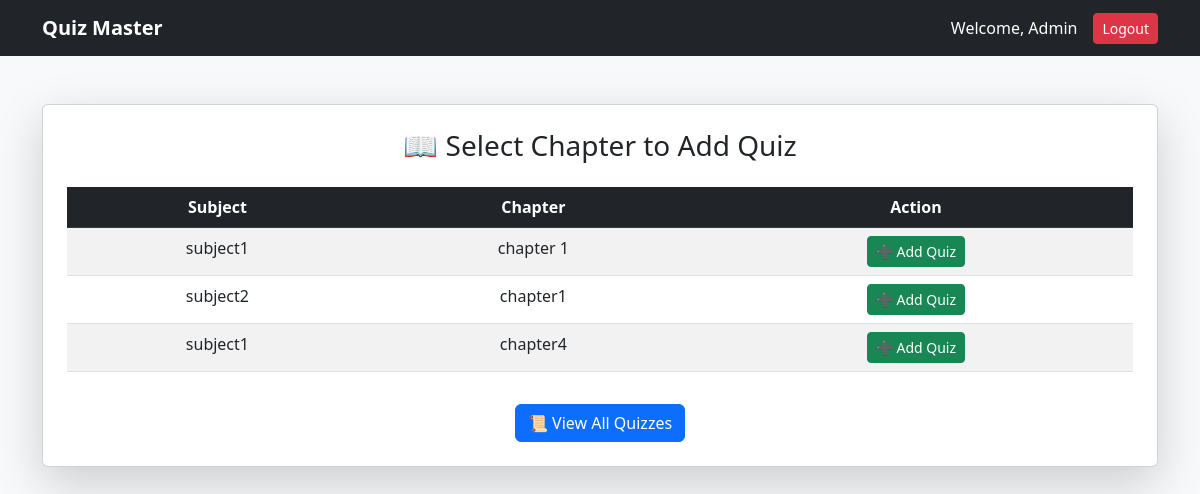
The app's page /admin/quizzes/select_chapter (signed in), older data.
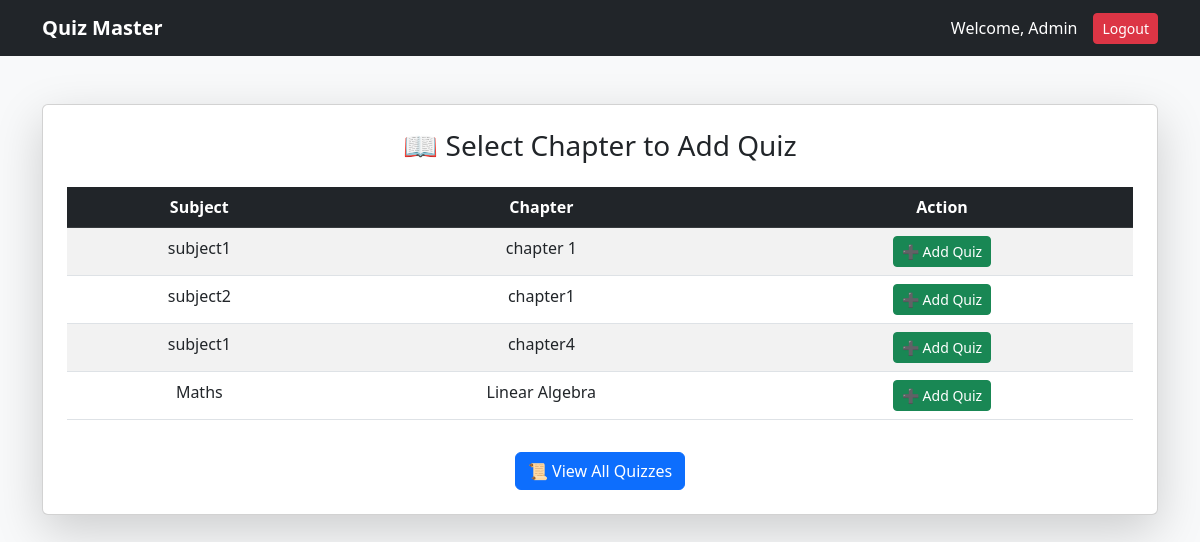
The same page, newer data.
### models/models.py (models this page shows, shortened)
class Chapter(db.Model):
    id = db.Column(db.Integer, primary_key=True)
    name = db.Column(db.String(100), nullable=False)
    description = db.Column(db.Text, nullable=True)
    subject_id = db.Column(db.Integer, db.ForeignKey('subject.id', ondelete="CASCADE"), nullable=False)
    __table_args__ = (db.UniqueConstraint("name", "subject_id", name="uq_chapter_name_subject"),)
    subject = db.relationship("Subject", backref=db.backref("chapters", cascade="all, delete-orphan"))

class Subject(db.Model):
    id = db.Column(db.Integer, primary_key=True)
    name = db.Column(db.String(150), unique=True, nullable=False)
    description = db.Column(db.Text, nullable=True)
    created_at = db.Column(db.DateTime, default=datetime.utcnow)

### controllers/admin_routes.py (the view)
@admin_blueprint.route("/quizzes/select_chapter")
@admin_required
def select_chapter_for_quiz():
    chapters = Chapter.query.join(Subject).add_columns(
        Chapter.id, Chapter.name, Subject.name.label("subject_name")
    ).all()
    return render_template("admin/select_chapter.html", chapters=chapters)

### app.py (called while the page is built)
@app.context_processor
def inject_user():
    return dict(current_user=current_user)

@login_manager.user_loader
def load_user(user_id):
    return User.query.get(int(user_id))

### templates/admin/select_chapter.html (shortened to what this page needs)
<!DOCTYPE html>
<html lang="en">
<head>
    <link href="https://cdn.jsdelivr.net/npm/bootstrap@5.3.0/dist/css/bootstrap.min.css" rel="stylesheet">
</head>
<body class="bg-light">
    <nav class="navbar navbar-expand-lg navbar-dark bg-dark">
        <div class="container">
            <a class="navbar-brand fw-bold" href="{{ url_for('admin.admin_dashboard') }}">Quiz Master</a>
            <div class="ms-auto d-flex align-items-center">
                <span class="text-white me-3">Welcome, Admin</span>
                <a href="{{ url_for('auth.logout') }}" class="btn btn-danger btn-sm">Logout</a>
            </div>
        </div>
    </nav>
<div class="container my-5">
    <div class="card shadow-lg p-4">
        <h3 class="text-center mb-4">📖 Select Chapter to Add Quiz</h3>
        <div class="table-responsive">
            <table class="table table-striped text-center">
                <thead class="table-dark">
                    <tr>
                        <th>Subject</th>
                        <th>Chapter</th>
                        <th>Action</th>
                    </tr>
                </thead>
                <tbody>
                    {% for chapter in chapters %}
                    <tr>
                        <td>{{ chapter.subject_name }}</td>
                        <td>{{ chapter.name }}</td>
                        <td>
                            <a href="{{ url_for('admin.add_quiz', chapter_id=chapter.id) }}" class="btn btn-success btn-sm">➕ Add Quiz</a>
                        </td>
                    </tr>
                    {% endfor %}
                </tbody>
            </table>
        </div>
        <div class="text-center mt-3">
            <a href="{{ url_for('admin.manage_quizzes_all') }}" class="btn btn-primary">📜 View All Quizzes</a>
        </div>
    </div>
</div>
</body>
</html>

Row changes from the older to the newer data that the page shows:
added Chapter: subject_name "Maths", name "Linear Algebra"
